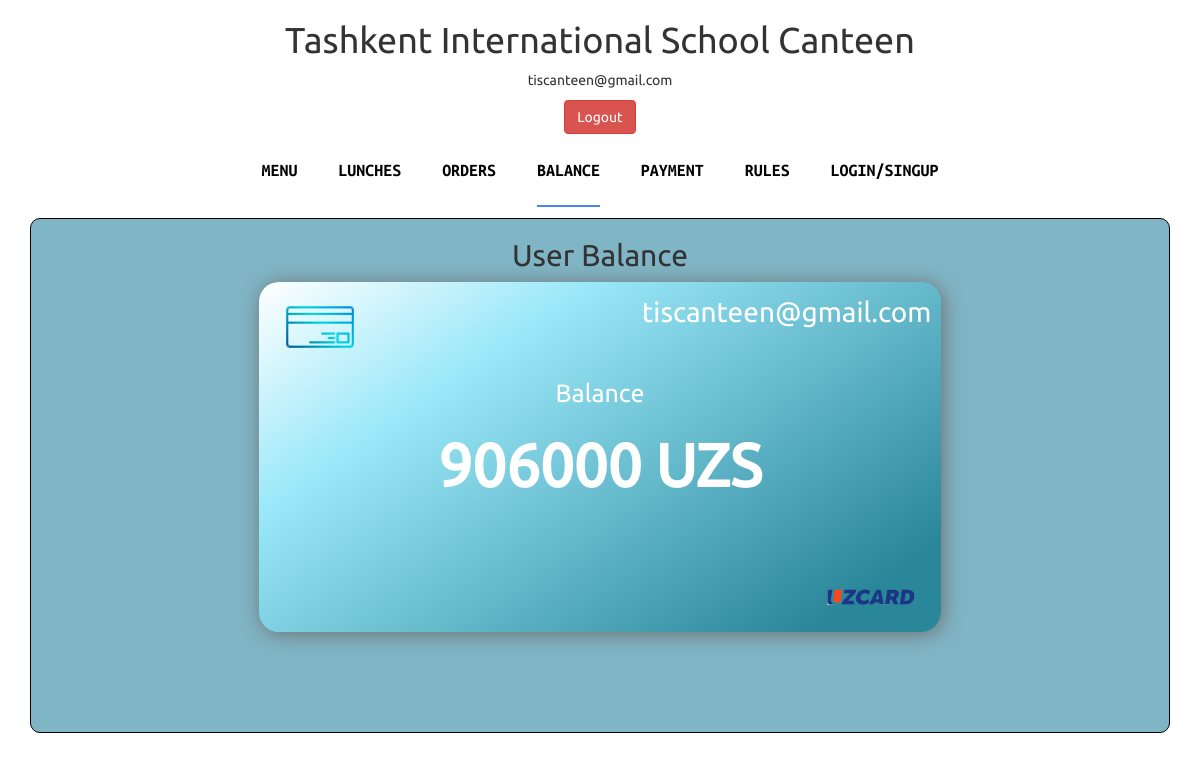
Before: /balance (signed in) with the older database file.
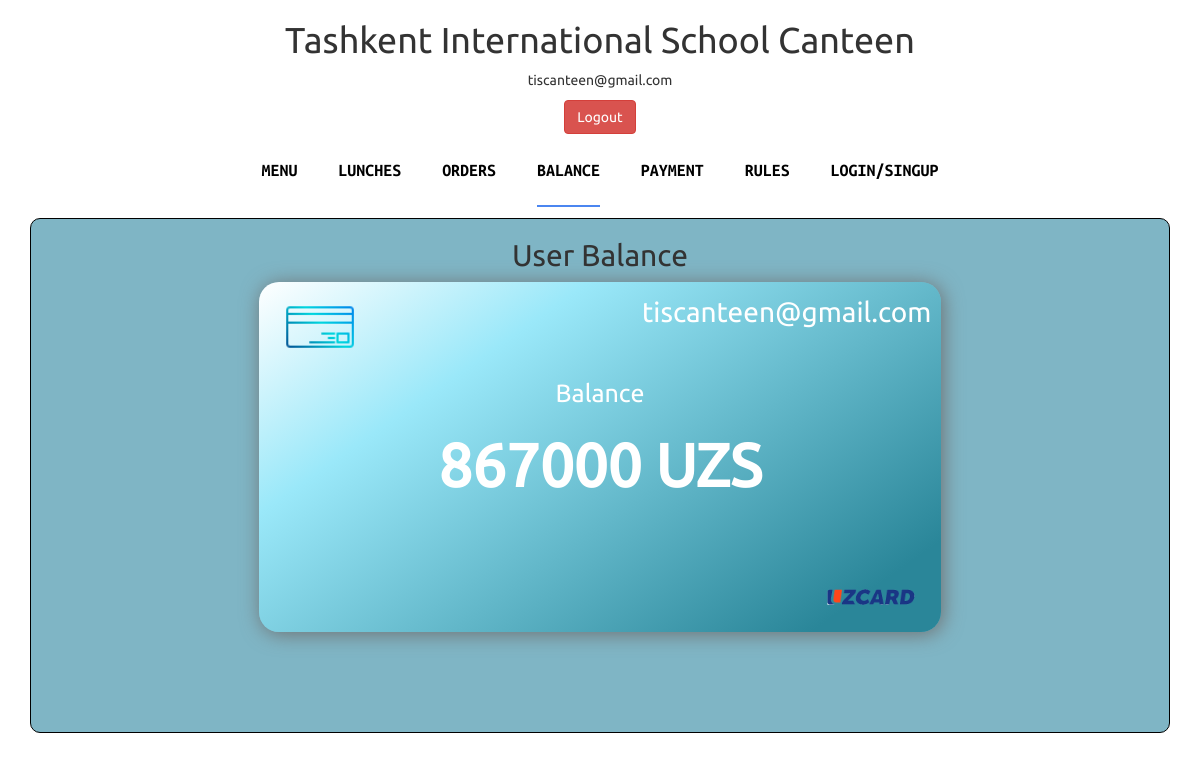
After: the same page with the newer database file.
### main/models.py (models this page shows)
class User(AbstractUser):
    username = None
    email = models.EmailField(unique=True, blank=False, null=False)
    full_name = models.CharField(max_length=255, blank=False, null=False)
    balance = models.DecimalField(max_digits=1000, default=1_000_000, blank=True, decimal_places=2)
    USERNAME_FIELD = 'email'
    REQUIRED_FIELDS = []
    objects = UserManager()

### main/views.py (the view)
@login_required
def balance(request):
    balance = request.user.balance
    return render(request, "balance.html",  {
        "balance": balance,
    })

### templates/balance.html
{% extends "main.html" %}
{% block content %}
    <h2>User Balance</h2>
    <div class="balance_container">
      <div class="balance_body">
        <div class='card'>
          <div class='top-block'>
            <div class='card-chip'>
              <img src="/static/images/icons8-credit-card-64.png" alt="" class="balance_credit-card">
            </div>
            <span class='card-name'>
                {{ request.user }}
            </span>
          </div>
          <div class="middle-block">
            <div class="balance_title">Balance</div>
            <div class='card-balance'>
               {{ request.user.balance|floatformat:0 }} UZS
            </div>
          </div>
          <div class='bottom-block'>
            <div class='card-icon'>
              <img class="uzcard" src="/static/images/uzcard1_EchoSUl4QH.png" alt="uzcard">
            </div>
          </div>
        </div>
    </div>
</div>
{% endblock %}

### templates/main.html (shortened to what this page needs)
{% load static %}
<!doctype html>
<html lang="en">
<head>
    <link rel="stylesheet" href="{% static 'css/main.css' %}">
    <link rel="stylesheet" href="{% static 'css/bootstrap.min.css' %}" />
    <link rel="stylesheet" href="{% static 'css/font-awesome.min.css' %}" />
    <link rel="stylesheet" href="{% static 'css/style.css' %}" />
</head>
<body>
    <h1>Tashkent International School Canteen</h1>
    {% if request.user.is_authenticated %}
        {{ request.user.email }}
        <br>
        <a href="{% url 'main:logout' %}">
            <button style="margin-top: 10px;" class="btn btn-danger">Logout</button>
        </a>
    {% else %}
        <a href="{% url 'main:login' %}">
            <button class="btn btn-success">Login</button>
        </a>
    {% endif %}
    <nav class="navbar">
        <div class="header_container">
                <div class="responsiveness_nav" id="bs-example-navbar-collapse-1">
                    <ul class="nav navbar-nav">
                        {% if request.path == "/" %}
                            <li class="active"><a href="{% url "main:home" %}">Menu</a></li>
                        {% else %}
                            <li><a href="{% url "main:home" %}">Menu</a></li>
                        {% endif %}
                        {% if request.path == "/lunches" %}
                            <li class="active"><a href="{% url "main:lunches" %}">Lunches</a></li>
                        {% else %}
                            <li class=""><a href="{% url "main:lunches" %}">Lunches</a></li>
                        {%  endif %}
                        {% if request.path == "/orders" %}
                            <li class="active"><a href="{% url "main:orders" %}">Orders</a></li>
                        {% else %}
                            <li><a href="{% url "main:orders" %}">Orders</a></li>
                        {% endif  %}
                        {% if request.path == "/balance" %}
                            <li class="active"><a href="{% url "main:balance" %}">Balance</a></li>
                        {% else %}
                            <li><a href="{% url "main:balance" %}">Balance</a></li>
                        {%  endif %}
                        {% if request.path == "/payment" %}
                            <li class="active"><a href="{% url "main:payment" %}">Payment</a></li>
                        {% else %}
                            <li><a href="{% url "main:payment" %}">Payment</a></li>
                        {% endif %}
                        {% if request.path == "/rules" %}
                            <li class="active"><a href="{% url "main:rules" %}" >Rules</a></li>
                        {% else %}
                            <li><a href="{% url "main:rules" %}" >Rules</a></li>
                        {% endif %}
                        {% if request.path == "/login" or request.path == "/register"%}
                            <li class="active"><a href="{% url "main:login" %}">Login/Signup</a></li>
                        {% else %}
                            <li><a href="{% url "main:login" %}">Login/Singup</a></li>
                        {% endif %}
                    </ul>
                </div>
            </div>
	</nav>
    <div class="main">
        {% block content %}
        {% endblock %}
    </div>
</body>
</html>

Changed rows visible on the page:
changed User "tiscanteen@gmail.com": user.balance "906000" → "867000"
